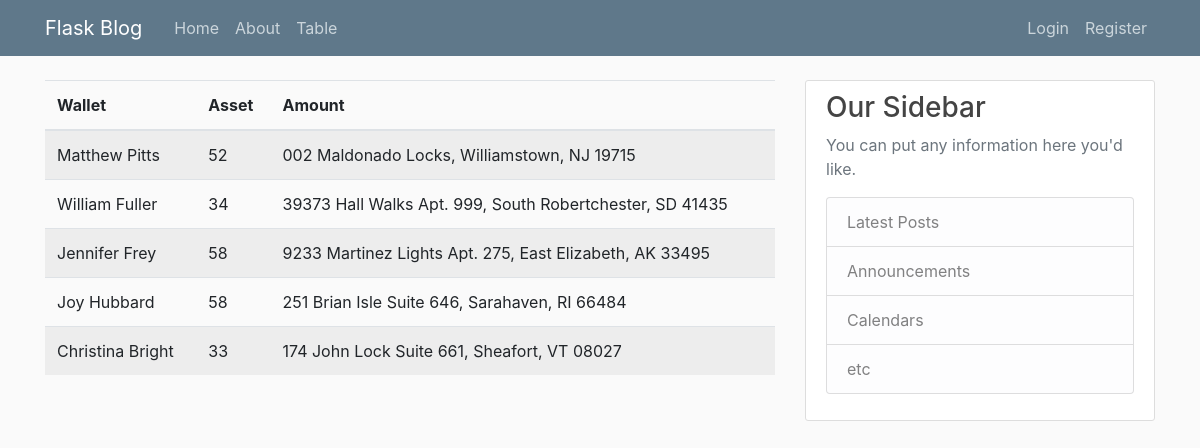
Screenshot of /table with the database file from the repository.
### flaskblog.py (models this page shows)
class User(db.Model):
    id = db.Column(db.Integer, primary_key=True)
    name = db.Column(db.String(64), index=True)
    age = db.Column(db.Integer, index=True)
    address = db.Column(db.String(256))
    phone = db.Column(db.String(20))
    email = db.Column(db.String(120), index=True)

### flaskblog.py (the view)
@app.route("/table")
def table():
    users = User.query
    return render_template('table.html', title='Table', users=users)

### templates/table.html
{% extends "layout.html" %}
{% block content %}
  <table id="data" class="table table-striped">
    <thead>
      <tr>
        <th>Wallet</th>
        <th>Asset</th>
        <th>Amount</th>
      </tr>
    </thead>
    <tbody>
      {% for user in users %}
        <tr>
          <td>{{ user.name }}</td>
          <td>{{ user.age }}</td>
          <td>{{ user.address }}</td>
        </tr>
      {% endfor %}
    </tbody>
  </table>
{% endblock %}

### templates/layout.html (shortened to what this page needs)
<!DOCTYPE html>
<html>
<head>
    <link rel="stylesheet" href="https://stackpath.bootstrapcdn.com/bootstrap/4.3.1/css/bootstrap.min.css">
    <link rel="stylesheet" type="text/css" href="{{ url_for('static', filename='main.css') }}">
</head>
<body>
	<header class="site-header">
	  <nav class="navbar navbar-expand-md navbar-dark bg-steel fixed-top">
	    <div class="container">
	      <a class="navbar-brand mr-4" href="{{ url_for('home') }}">Flask Blog</a>
	      <div class="collapse navbar-collapse" id="navbarToggle">
	        <div class="navbar-nav mr-auto">
	          <a class="nav-item nav-link" href="{{ url_for('home') }}">Home</a>
	          <a class="nav-item nav-link" href="{{ url_for('about') }}">About</a>
	          <a class="nav-item nav-link" href="{{ url_for('table') }}">Table</a>
	        </div>
	        <div class="navbar-nav">
	          <a class="nav-item nav-link" href="{{ url_for('login') }}">Login</a>
	          <a class="nav-item nav-link" href="{{ url_for('register') }}">Register</a>
	        </div>
	      </div>
	    </div>
	  </nav>
	</header>
	<main role="main" class="container">
	  <div class="row">
	    <div class="col-md-8">
	      {% block content %}{% endblock %}
	    </div>
	    <div class="col-md-4">
	      <div class="content-section">
	        <h3>Our Sidebar</h3>
	        <p class='text-muted'>You can put any information here you'd like.
	          <ul class="list-group">
	            <li class="list-group-item list-group-item-light">Latest Posts</li>
	            <li class="list-group-item list-group-item-light">Announcements</li>
	            <li class="list-group-item list-group-item-light">Calendars</li>
	            <li class="list-group-item list-group-item-light">etc</li>
	          </ul>
	        </p>
	      </div>
	    </div>
	  </div>
	</main>
</body>
</html>

### static/main.css (style rules this page uses)
body { background: #fafafa; color: #333333; margin-top: 5rem; }
h1, h2, h3, h4, h5, h6 { color: #444444; }
.bg-steel { background-color: #5f788a; }
.site-header .navbar-nav .nav-link { color: #cbd5db; }
.content-section { background: #ffffff; padding: 10px 20px; border: 1px solid #dddddd; border-radius: 3px; margin-bottom: 20px; }

### rows the page displays
User: name "Matthew Pitts", age "52", address "002 Maldonado Locks, Williamstown, NJ 19715"
User: name "William Fuller", age "34", address "39373 Hall Walks Apt. 999, South Robertchester, SD 41435"
User: name "Jennifer Frey", age "58", address "9233 Martinez Lights Apt. 275, East Elizabeth, AK 33495"
User: name "Joy Hubbard", age "58", address "251 Brian Isle Suite 646, Sarahaven, RI 66484"
User: name "Christina Bright", age "33", address "174 John Lock Suite 661, Sheafort, VT 08027"
